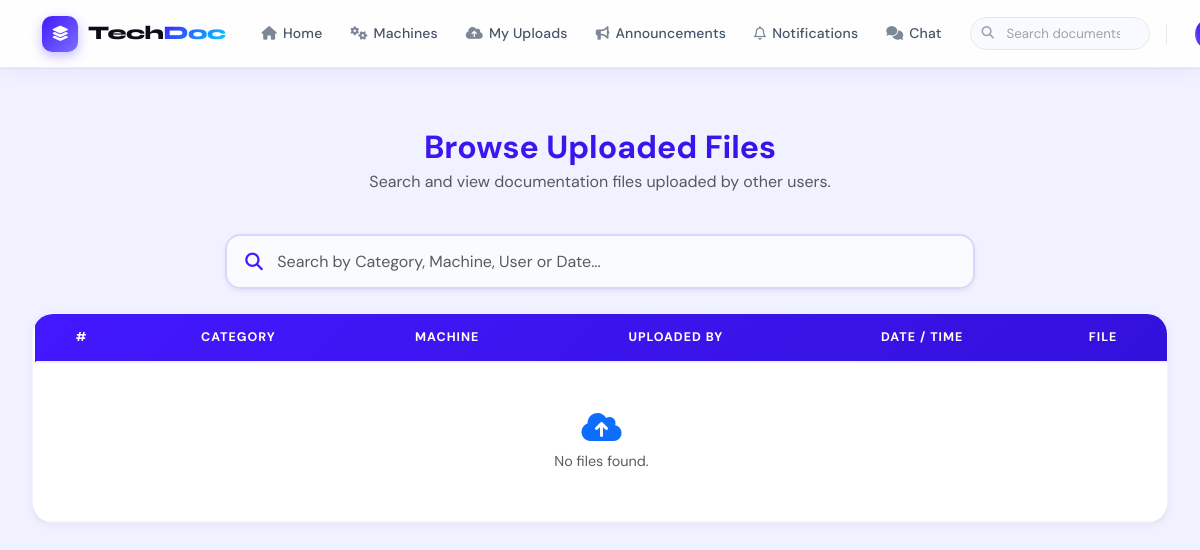
/user/search-uploads/ (signed in), run on an earlier commit of the app's database.
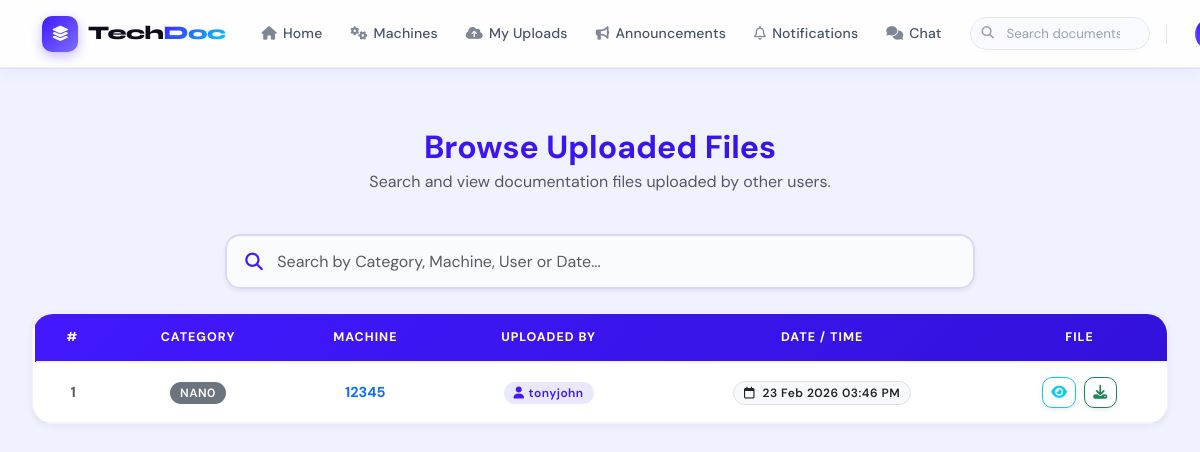
And on a later commit of the database.
### user/models.py (models this page shows, shortened)
class UserMachineFile(models.Model):
    user = models.ForeignKey(User, on_delete=models.CASCADE)
    machine = models.ForeignKey(Machine, on_delete=models.CASCADE)
    file = models.FileField(upload_to='UserMachineFiles/')
    upload_date = models.DateTimeField(auto_now_add=True)
    class Meta:
        db_table = "tbl_machine_file"

### wadmin/models.py (models this page shows)
class Machine(models.Model):
    category = models.ForeignKey('MachineCategory', on_delete=models.CASCADE)
    machine_name = models.CharField(max_length=100)
    description = models.TextField()
    image = models.FileField(upload_to='MachineImage/', null=True, blank=True)
    spare_manual = models.FileField(upload_to='MachineManuals/', null=True, blank=True)
    software_file = models.FileField(upload_to='MachineSoftware/', null=True, blank=True)
    class Meta:
        db_table = 'tbl_machine'

class MachineCategory(models.Model):
    category_name = models.CharField(max_length=100)
    class Meta:
        db_table = 'tbl_machine_category'

### guest/models.py (models this page shows)
class User(models.Model):
    name = models.CharField(max_length=50)
    contact = models.CharField(max_length=50)
    employeid = models.CharField(max_length=50)
    email = models.EmailField(unique=True, null=True)
    gender = models.CharField(max_length=50)
    photo = models.FileField(upload_to='UserPhoto/')
    password = models.CharField(max_length=50)
    status = models.CharField(max_length=20, default='pending')
    class Meta:
        db_table = 'tbl_user'

### user/views.py (the view)
# urls.py: path("search-uploads/", views.search_uploads, name="search_uploads"),
def search_uploads(request):
    user_id = request.session.get("uid")
    if not user_id:
        return redirect("guest:login")
    uploads = (
        UserMachineFile.objects
        .exclude(user_id=user_id)
        .select_related("machine", "machine__category", "user")
        .order_by("-upload_date")
    )
    return render(request, "user/SearchUploads.html", {
        "uploads": uploads
    })

### user/Templates/user/SearchUploads.html (shortened to what this page needs)
{% include 'user/Header.html' %}
<div class="container-fluid py-4">
    <div class="row justify-content-center mb-4">
        <div class="col-12 text-center">
            <h2 class="fw-bold mb-1"
                style="background: linear-gradient(135deg, var(--primary), var(--primary-dark)); -webkit-background-clip: text; background-clip: text; -webkit-text-fill-color: transparent;">
                Browse Uploaded Files</h2>
            <p class="text-muted">Search and view documentation files uploaded by other users.</p>
        </div>
    </div>
    <div class="row mb-4">
        <div class="col-md-8 mx-auto">
            <div class="search-container shadow-sm">
                <i class="fa-solid fa-magnifying-glass search-icon"></i>
                <input type="text"
                       id="fileSearch"
                       class="form-control custom-search-input"
                       placeholder="Search by Category, Machine, User or Date..."
                       onkeyup="searchFiles()">
            </div>
        </div>
    </div>
    <div class="card shadow-sm border-0 mb-5">
        <div class="card-body p-0 table-responsive">
            <table class="table table-custom table-hover m-0 w-100 align-middle text-center">
                <thead>
                    <tr>
                        <th>#</th>
                        <th>Category</th>
                        <th>Machine</th>
                        <th>Uploaded By</th>
                        <th>Date / Time</th>
                        <th>File</th>
                    </tr>
                </thead>
                <tbody>
                    {% for f in uploads %}
                    <tr class="fileRow">
                        <td class="fw-bold text-muted">{{ forloop.counter }}</td>
                        <td>
                            <span class="badge bg-secondary">{{ f.machine.category.category_name }}</span>
                        </td>
                        <td class="fw-bold text-primary">{{ f.machine.machine_name }}</td>
                        <td>
                            <span class="badge" style="background: rgba(79,70,229,0.12); color: var(--primary); font-weight: 600;">
                                <i class="fa-solid fa-user me-1"></i>{{ f.user.name }}
                            </span>
                        </td>
                        <td>
                            <span class="badge bg-light text-dark border">
                                <i class="fa-regular fa-calendar me-1"></i>
                                {{ f.upload_date|date:"d M Y h:i A" }}
                            </span>
                        </td>
                        <td>
                            <div class="d-flex justify-content-center gap-2">
                                <a href="{{ f.file.url }}" target="_blank"
                                   class="btn btn-sm btn-outline-info shadow-sm" title="View">
                                    <i class="fa-solid fa-eye"></i>
                                </a>
                                <a href="{{ f.file.url }}" download
                                   class="btn btn-sm btn-outline-success shadow-sm" title="Download">
                                    <i class="fa-solid fa-download"></i>
                                </a>
                            </div>
                        </td>
                    </tr>
                    {% empty %}
                    <tr>
                        <td colspan="6" class="text-center text-muted py-5">
                            <i class="fa-solid fa-cloud-arrow-up mb-2 text-primary" style="font-size: 2rem;"></i><br>
                            No files found.
                        </td>
                    </tr>
                    {% endfor %}
                </tbody>
            </table>
        </div>
    </div>
</div>
</body>
</html>

What changed in the data, as far as the page shows it:
added UserMachineFile: machine.category.category_name "NAN0", machine.machine_name "12345", user.name "tonyjohn", upload_date "23 Feb 2026 03:46 PM"
Also different on the page:
text no longer shown: "No files found."
